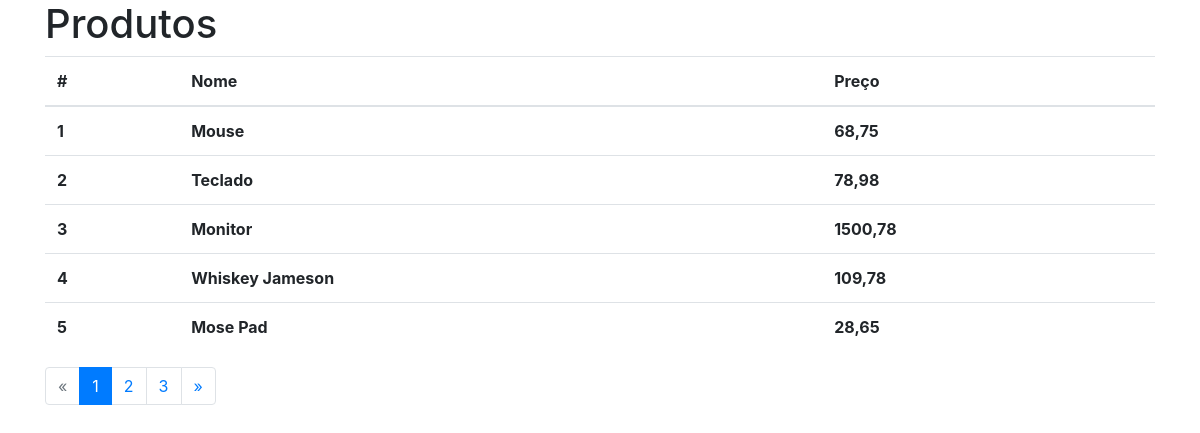
The page / on the database its author committed.
### core/models.py (models this page shows, shortened)
class Produto(models.Model):
    nome = models.CharField(max_length=100)
    preco = models.DecimalField(max_digits=8, decimal_places=2)
    descricao = models.TextField()

### core/views.py (the view)
# urls.py: path('', IndexListview.as_view(), name='index'),
class IndexListview(ListView):
    template_name = 'index.html'
    paginate_by = 5
    ordering = 'id'
    model = Produto

### core/templates/index.html (shortened to what this page needs)
{% load bootstrap4 %}
<!DOCTYPE html>
<html lang="pt-br">
    <head>
        {% bootstrap_css %}
    </head>
    <body>
        <div class="container">
            <h1>Produtos</h1>
        </div>
        <div class="container">
            <table class="table">
                <thead>
                    <tr>
                        <th scope="col">#</th>
                        <th scope="col">Nome</th>
                        <th scope="col">Preço</th>
                    </tr>
                </thead>
                <tbody>
                    {% for p in page_obj %}
                        <tr>
                            <th scope="row">{{ p.id }}</th>
                            <th scope="row">{{ p.nome }}</th>
                            <th scope="row">{{ p.preco }}</th>
                        </tr>
                    {% endfor %}
                </tbody>
            </table>
           {% include 'paginacao.html' %}
        </div>
    </body>
</html>

### core/templates/paginacao.html
{% if is_paginated %}
<nav aria-label="navegacao-paginacao">
    <ul class="pagination">
        {% if page_obj.has_previous %}
            <li class="page-item"><a class="page-link" href="?page={{ page_obj.previous_page_number }}">&laquo;</a></li>
        {% else %}
            <li class="page-item disabled"><a class="page-link" href="#">&laquo;</a></li>
        {% endif %}
        {% for num in paginator.page_range %}
            {% if page_obj.number == num %}
                <li class="page-item active"><a class="page-link" href="#">{{ num }}</a></li>
            {% else %}
                <li class="page-item"><a class="page-link" href="?page={{ num }}">{{ num }}</a></li>
            {% endif %}
        {% endfor %}
        {% if page_obj.has_next %}
            <li class="page-item"><a class="page-link" href="?page={{ page_obj.next_page_number }}">&raquo;</a></li>
        {% else %}
            <li class="page-item disabled"><a class="page-link" href="#">&raquo;</a></li>
        {% endif %}
    </ul>
</nav>
{% endif %}

### rows shown on the page
Produto: id "1", nome "Mouse", preco "68,75"
Produto: id "2", nome "Teclado", preco "78,98"
Produto: id "3", nome "Monitor", preco "1500,78"
Produto: id "4", nome "Whiskey Jameson", preco "109,78"
Produto: id "5", nome "Mose Pad", preco "28,65"

### other values the page prints
{{ num }} "1"
{{ num }} "2" "3"
